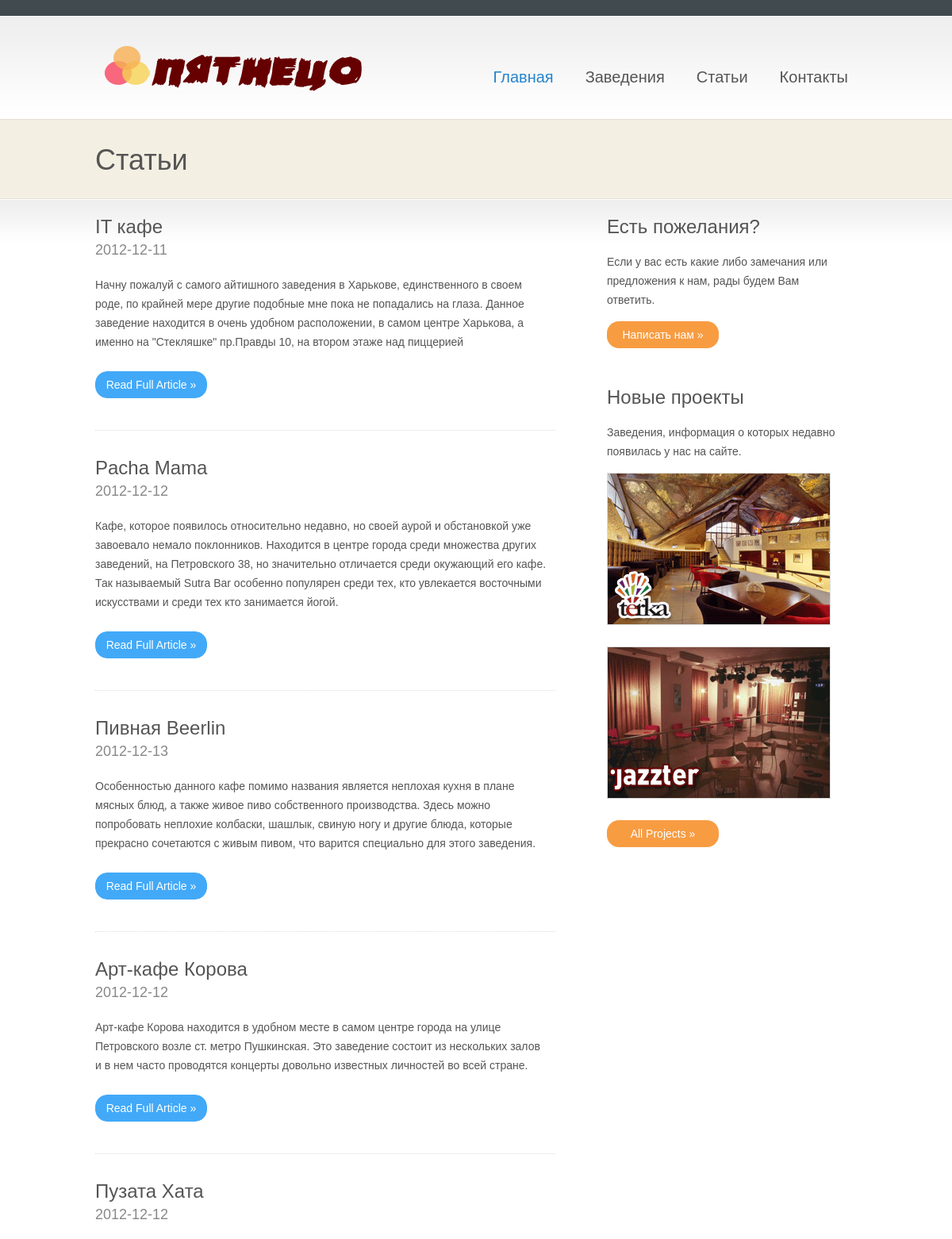
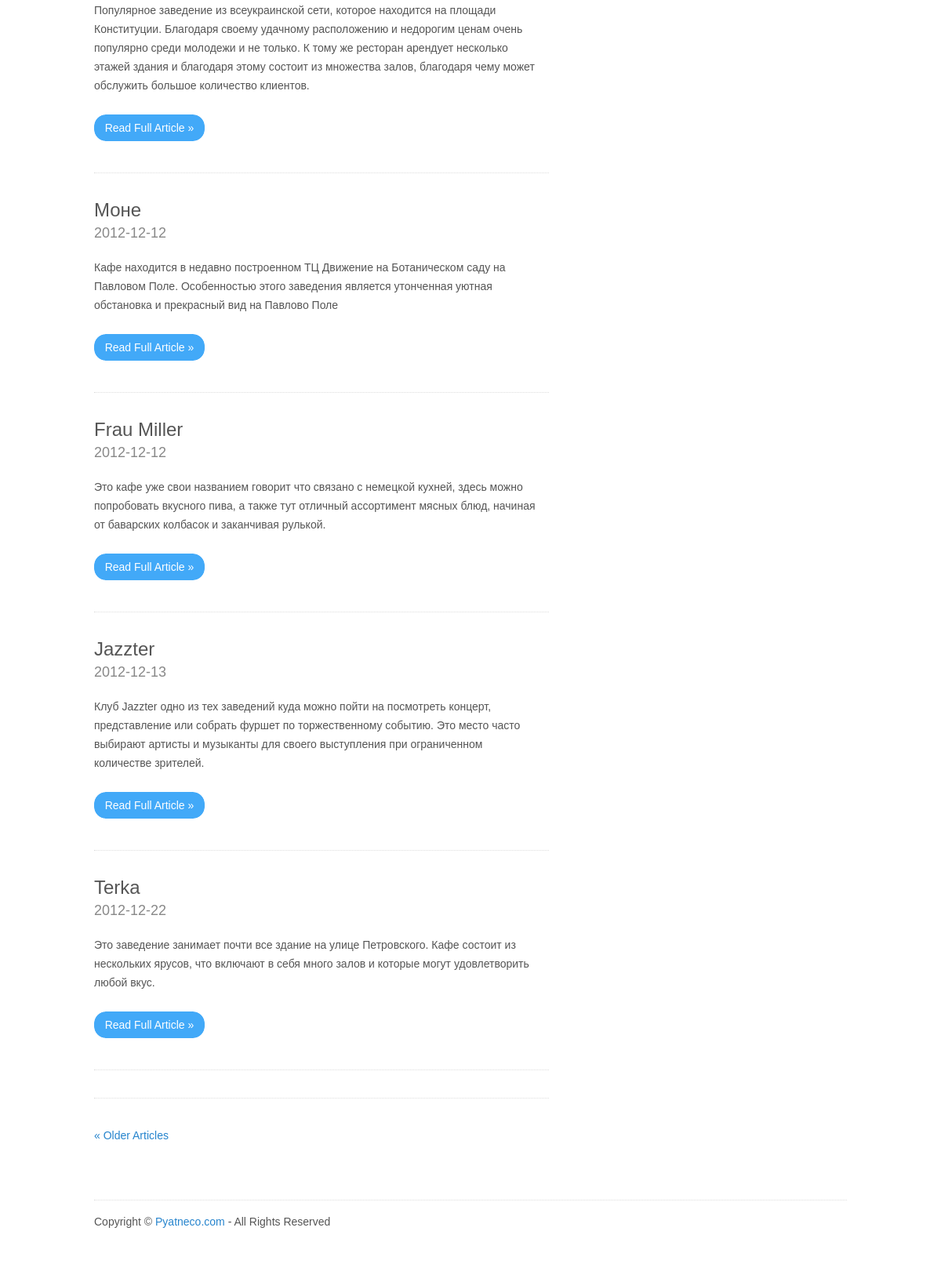
The app's page /articles.php with its own data (2 pictures, top to bottom).
### tables this page shows
CREATE TABLE IF NOT EXISTS `sp_settings` (
  `id` int(2) NOT NULL AUTO_INCREMENT,
  `page` varchar(255) NOT NULL,
  `title` varchar(255) NOT NULL,
  `meta_d` varchar(255) NOT NULL,
  `meta_k` varchar(255) NOT NULL,
  `text` text NOT NULL,
  PRIMARY KEY (`id`)
);

CREATE TABLE IF NOT EXISTS `sp_articles` (
  `id` int(4) NOT NULL AUTO_INCREMENT,
  `title` varchar(255) NOT NULL,
  `meta_d` varchar(255) NOT NULL,
  `meta_k` varchar(255) NOT NULL,
  `address` varchar(500) NOT NULL,
  `phone` varchar(255) NOT NULL,
  `site` varchar(255) NOT NULL,
  `worktime` varchar(255) NOT NULL,
  `date` date NOT NULL,
  `description` text NOT NULL,
  `text` text NOT NULL,
  `author` varchar(255) NOT NULL,
  `img` varchar(255) NOT NULL,
  `q_vote` int(10) NOT NULL,
  `rating1` int(10) NOT NULL,
  `rating2` int(10) NOT NULL,
  `rating3` int(10) NOT NULL,
  PRIMARY KEY (`id`)
);

### articles.php (the view, shortened to what this page needs)
<?php
include ("blocks/database.php");
$result = mysql_query("SELECT title,meta_d,meta_k FROM sp_settings where page='articles'",$db);
$myrow = mysql_fetch_array($result);
?>
<!DOCTYPE html>
<html lang="en">
<head>
<link type="text/css" rel="stylesheet" href="styles/style.css" />
</head>
<body class="page">
<div id="wrap">
 <?php require_once 'blocks/header.php'; ?>
  <div class="page-headline"><?php echo $myrow['title']?></div>
  <div id="main">
    <div id="content">
	  <?php $result = mysql_query("select id,title,description,date,author from sp_articles",$db);
	  $myrow = mysql_fetch_array($result);
	  do
	  {
	  printf("<div class='post' >
	    <h3 class='post-title'><a href='view_article.php?id=%s'>%s</a></h3>
        <h3 class='post-meta'>%s  </h3>
        %s<a href='view_article.php?id=%s' class='more-link'>Read Full Article &raquo;</a></p>
      </div>
      <div class='post-line'></div>
	  ",$myrow['id'],$myrow['title'],$myrow['date'],$myrow['description'],$myrow['id']);
	  }
	  while ( $myrow = mysql_fetch_array($result) );
	  ?>
      <div class="post-line"></div>
      <ul class="post-navigation">
        <li><a href="#">&laquo; Older Articles</a></li>
      </ul>
    </div>
    <div id="sidebar">
    <?php require_once 'blocks/column_right.php'; ?>
    </div>
  </div>
<?php require_once 'blocks/footer.php'; ?>
</div>
</body>
</html>

### blocks/header.php
<div id="header"> <a href="index.php"><img src="images/logo.png" /></a>
  <div id="nav">
    <ul class="menu">
      <li class="current_page_item"><a href="index.php">Главная</a></li>
      <li><a href="entertainment.php">Заведения</a></li>
      <li><a href="articles.php">Статьи</a></li>
      <li><a href="contact.php">Контакты</a></li>
    </ul>
  </div>
</div>

### blocks/column_right.php
<div id="hire">
      <h3 class="sidebar-title">Есть пожелания?</h3>
      <p>Если у вас есть какие либо замечания или предложения к нам, рады будем Вам ответить.</p>
      <a class="sidebar-button" href="contact.php">Написать нам &raquo;</a> </div>
    <div id="recent-projects">
 <h3>Новые проекты</h3>
      <p>Заведения, информация о которых недавно появилась у нас на сайте.</p>
      <?php
   $result = mysql_query("SELECT id,img FROM sp_articles order by date desc limit 2",$db);
      $myrow = mysql_fetch_array($result);
do
{
printf("<div class='portfolio-item'> <a href='view_article.php?id=%s'><img width='280' height='190' src='%s' alt='' /></a> </div>
      ",$myrow['id'],$myrow['img']);
}
while( $myrow = mysql_fetch_array($result) );
      ?>
      <a class="sidebar-button" href="entertainment.php">All Projects &raquo;</a> </div>

### blocks/footer.php
<div id="footer">
  <p class="copyright">Copyright &copy; <a href="index.php">Pyatneco.com</a> - All Rights Reserved </p>
</div>

### styles/style.css (style rules this page uses)
#wrap { width:960px; margin:0 auto; }
body { font-family:arial, sans-serif; background-color:#fff; color:#555; line-height:24px; font-size:14px; }
h3 { font-size:24px; margin:40px 0 20px 0; }
p { margin:0 10px 15px 0; }
a { text-decoration:none; color:#2684cd; }
.page { background:url(../images/page-bg.png) repeat-x; }
.post-line { clear:both; border-bottom:1px #ddd dotted; margin:30px 0 35px 0; }
#header { height:150px; padding:45px 0 0 0; }
#header img, #header h1 { float:left; }
#nav { float:right; margin:25px -15px 0 0; }
.menu { padding:7px 6px 0 0; }
.menu li { margin:0 5px; padding:0 0 8px; float:left; position:relative; }
.menu a { display:block; padding: 8px 15px; margin:0; color:#555; text-decoration:none; font-size:20px; }
.menu li.current_page_item a { color:#2684cd; }
#main { float:left; margin:60px 0 50px 0; width:100%; }
#content { float:left; width:580px; padding:0 65px 0 0; }
.page-headline { font-size:36px; margin:-5px 0 0 0; }
.portfolio-item { float:left; margin:0 0 57px 57px; }
.portfolio-item img { border:1px #ddd solid; }
.post-title { margin:0; }
.post-title a { font-size:24px; color:#555; }
.post-meta, .post-meta a { margin:5px 0 20px 0; font-size:18px; color:#888; }
.more-link { display:block; background:url(../images/blue-button-bg.png) no-repeat; width:141px; height:34px; color:#fff; text-align:center; padding:5px 0; margin:25px 0 0 0; }
#sidebar { float:left; width:315px; margin:0; }
#sidebar .sidebar-title { margin-top:0; }
#sidebar .sidebar-button { clear:both; display:block; background:url(../images/orange-button-bg.png) no-repeat; width:141px; height:34px; color:#fff; text-align:center; padding:5px 0; }
#sidebar .portfolio-item { clear:both; margin:0 0 20px 0; }
#footer { float:left; border-top:1px #ddd dotted; margin:20px 0 0 0; padding:15px 0 50px 0; width:100%; }

### records on screen
sp_settings: title "Статьи"
sp_articles: title "IT кафе", date "2012-12-11", description "Начну пожалуй с самого айтишного заведения в Харькове, единственного в своем роде, по крайней мере другие подобные мне пока не попадались на глаза. Данное заведение находится в очень удобном расположении, в самом центре Харькова, а именно на \"Стекляшке\" пр.Правды 10, на втором этаже над пиццерией"
sp_articles: title "Pacha Mama", date "2012-12-12", description "Кафе, которое появилось относительно недавно, но своей аурой и обстановкой уже завоевало немало поклонников. Находится в центре города среди множества других заведений, на Петровского 38, но значительно отличается среди окужающий его кафе. Так называемый Sutra Bar особенно популярен среди тех, кто увлекается восточными искусcтвами и среди тех кто занимается йогой."
sp_articles: title "Пивная Beerlin", date "2012-12-13", description "Особенностью данного кафе помимо названия является неплохая кухня в плане мясных блюд, а также живое пиво собственного производства. Здесь можно попробовать неплохие колбаски, шашлык, свиную ногу и другие блюда, которые прекрасно сочетаются с живым пивом, что варится специально для этого заведения."
sp_articles: title "Арт-кафе Корова", date "2012-12-12", description "Арт-кафе Корова находится в удобном месте в самом центре города на улице Петровского возле ст. метро Пушкинская. Это заведение состоит из нескольких залов и в нем часто проводятся концерты довольно известных личностей во всей стране."
sp_articles: title "Пузата Хата", date "2012-12-12", description "Популярное заведение из всеукраинской сети, которое находится на площади Конституции. Благодаря своему удачному расположению и недорогим ценам очень популярно среди молодежи и не только. К тому же ресторан арендует несколько этажей здания и благодаря этому состоит из множества залов, благодаря чему может обслужить большое количество клиентов."
sp_articles: title "Моне", date "2012-12-12", description "Кафе находится в недавно построенном ТЦ Движение на Ботаническом саду на Павловом Поле. Особенностью этого заведения является утонченная уютная обстановка и прекрасный вид на Павлово Поле"
sp_articles: title "Frau Miller", date "2012-12-12", description "Это кафе уже свои названием говорит что связано с немецкой кухней, здесь можно попробовать вкусного пива, а также тут отличный ассортимент мясных блюд, начиная от баварских колбасок и заканчивая рулькой."
sp_articles: title "Jazzter", date "2012-12-13", description "Клуб Jazzter одно из тех заведений куда можно пойти на посмотреть концерт, представление или собрать фуршет по торжественному событию. Это место часто выбирают артисты и музыканты для своего выступления при ограниченном количестве зрителей.", img (picture)
sp_articles: title "Terka", date "2012-12-22", description "Это заведение занимает почти все здание на улице Петровского. Кафе состоит из нескольких ярусов, что включают в себя много залов и которые могут удовлетворить любой вкус.", img (picture)
